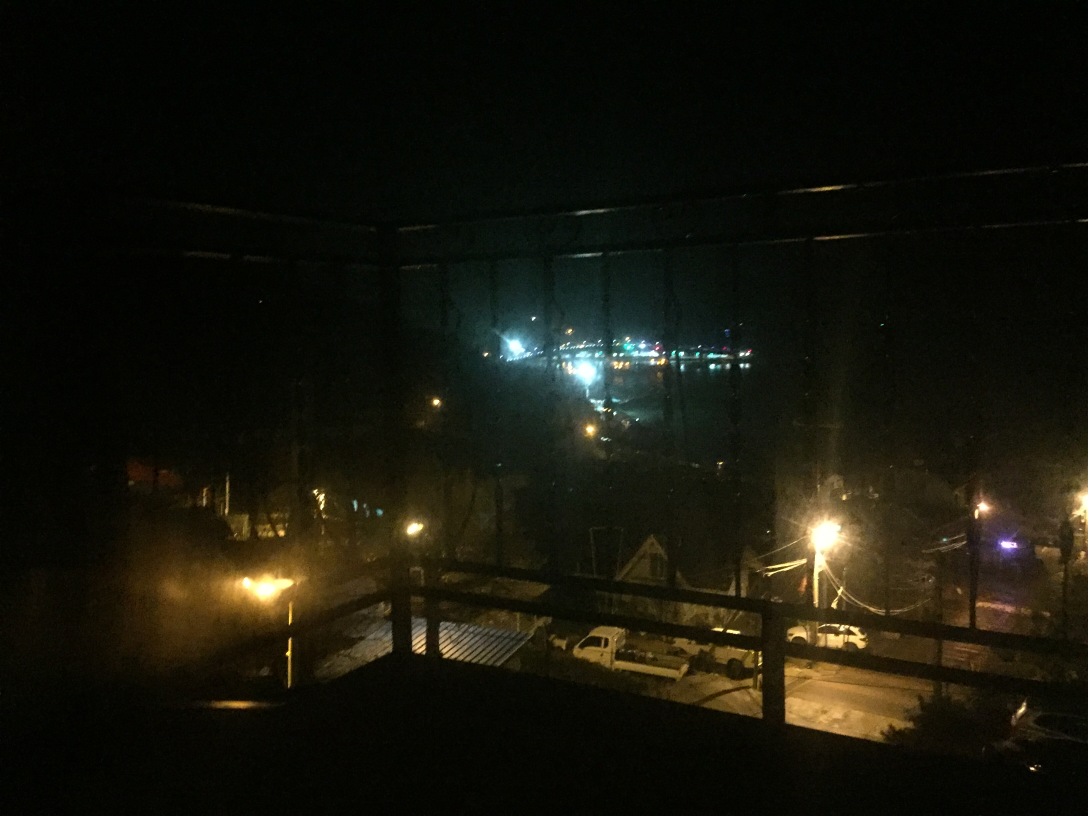
#> input picture chap06/exercises/dark.JPG, 3264 x 2448 px (shown at 1/3 size)
$ python 2-4.py
#> lines starting #> are read from the running program, lines starting #| are printed output that depends on the picture; after the words box and inside, x2 and y2 are one past the last pixel; in counts of white or black regions, pixels touching at a corner belong together
import numpy as np, cv2

def draw_histo(hist, shape=(200, 256)):
    hist_img = np.full(shape, 255, np.uint8)                        # 255 원소 행렬
    cv2.normalize(hist, hist, 0, shape[0], cv2.NORM_MINMAX)         # 정규화
    gap = hist_img.shape[1] / hist.shape[0]                         # 한 계급 너비(히스토그램 영상의 열 크기 / 히스토그램 범위)

    for i, h in enumerate(hist):
        x = int(round(i * gap))                                     # 막대 사각형 시작 x 좌표
        w = int(round(gap))                                         # 막대 사각형 가로 길이
        cv2.rectangle(hist_img, (x, 0, w, int(h)), 0, cv2.FILLED)   # 영상에 막대 사각형 그리기

    return cv2.flip(hist_img, 0)                                    # 영상 x축 대칭

image = cv2.imread("dark.JPG", cv2.IMREAD_GRAYSCALE)
#> image: shape (2448, 3264); min 0, max 255, mean 20.7

src = cv2.resize(image, (360, 240))                                 # 영상 크기 재조정
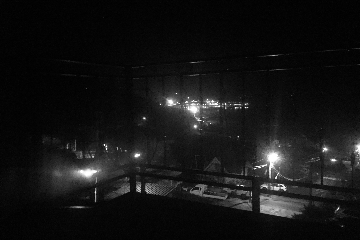
#> src: shape (240, 360); min 0, max 255, mean 20.6
dst1 = np.clip(src+30., 0, 255).astype(np.uint8)                    # 명암비 조절
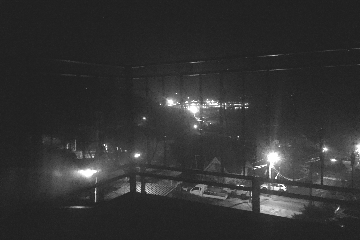
#> dst1: shape (240, 360); min 30, max 255, mean 50.5
dst2 = cv2.normalize(src, None, 0, 255, cv2.NORM_MINMAX)            # 정규화
dst3 = cv2.equalizeHist(src)                                        # 평활화
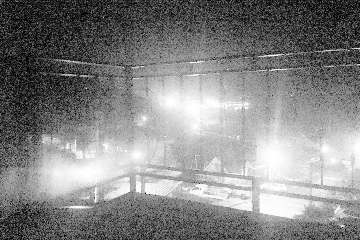
#> dst3: shape (240, 360); min 0, max 255, mean 132.9
## 히스토그램 계산
hist1 = cv2.calcHist([dst1], [0], None, [256], [0, 256])
#> hist1 = 256 values, max 7835 at index 34, min 0 at index 0, mean 337.5
hist2 = cv2.calcHist([dst2], [0], None, [256], [0, 256])
#> hist2 = 256 values, max 7835 at index 4, min 2 at index 195, mean 337.5
hist3 = cv2.calcHist([dst3], [0], None, [256], [0, 256])
#> hist3 = 256 values, max 7835 at index 60, min 0 at index 1, mean 337.5
## 히스토그램 그리기(함수 호출)
hist_img1 = draw_histo(hist1)
#> the loop in draw_histo, `for i, h in enumerate(hist):` made 256 passes
#> h on passes 1 to 3: [0], [0], [0]
#> after the loop in draw_histo, `for i, h in enumerate(hist):`:
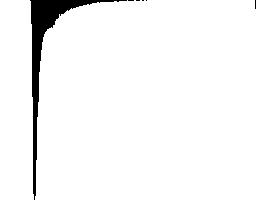
#> hist_img: shape (200, 256); 95.9% white; 6 black regions (5 under 20 px), largest, box (x1, y1, x2, y2) and area: (30, 0, 127, 200) 2086
hist_img2 = draw_histo(hist2)
#> call 2 of draw_histo, with hist = array of shape (256, 1), shape = (200, 256)
#> the loop in draw_histo (call 2), `for i, h in enumerate(hist):` made 256 passes
#> h on passes 1 to 3: [1.3], [24.61], [97.26]
#> after the loop in draw_histo (call 2), `for i, h in enumerate(hist):`: hist_img: shape (200, 256); 95.9% white; 6 black regions (5 under 20 px), largest, box (x1, y1, x2, y2) and area: (0, 0, 97, 200) 2081
#> in draw_histo (call 2), `return cv2.flip(hist_img, 0)`:
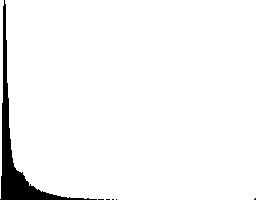
#> returned value: shape (200, 256); 95.9% white; 6 black regions (5 under 20 px), largest, box (x1, y1, x2, y2) and area: (0, 0, 97, 200) 2081
hist_img3 = draw_histo(hist3)
#> call 3 of draw_histo, with hist = array of shape (256, 1), shape = (200, 256)
#> the loop in draw_histo (call 3), `for i, h in enumerate(hist):` made 256 passes
#> h on passes 1 to 3: [1.35], [0], [0]
#> after the loop in draw_histo (call 3), `for i, h in enumerate(hist):`:
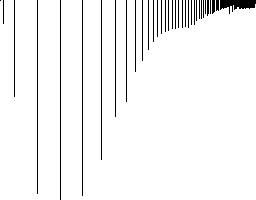
#> hist_img: shape (200, 256); 95.8% white; black in thin lines or dots
#> in draw_histo (call 3), `return cv2.flip(hist_img, 0)`:
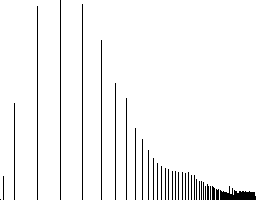
#> returned value: shape (200, 256); 95.8% white; black in thin lines or dots

cv2.imshow("image1", dst1); cv2.imshow("hist1", hist_img1)          # 영상 처리 후 영상과 히스토그램 출력
cv2.imshow("image2", dst2); cv2.imshow("hist2", hist_img2)
cv2.imshow("image3", dst3); cv2.imshow("hist3", hist_img3)
cv2.waitKey()
